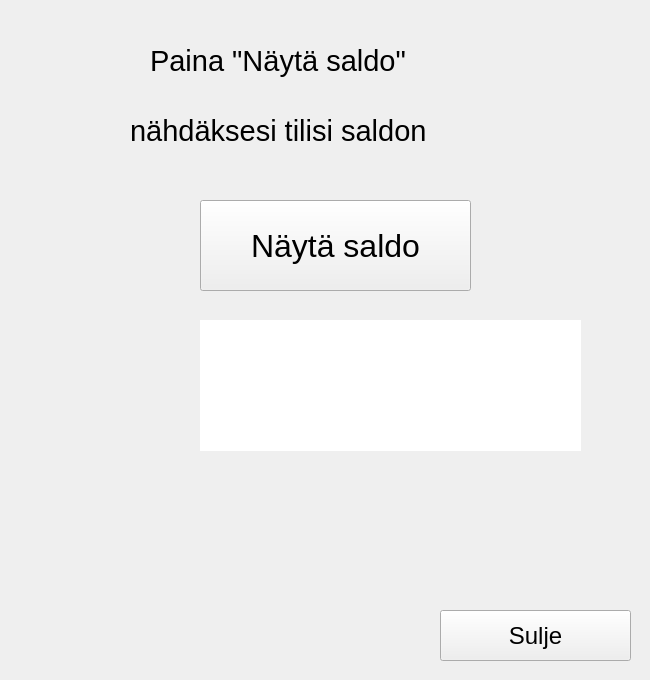
<?xml version="1.0" encoding="UTF-8"?>
<ui version="4.0">
 <class>SaldoForm</class>
 <widget class="QWidget" name="SaldoForm">
  <property name="geometry">
   <rect>
    <x>0</x>
    <y>0</y>
    <width>650</width>
    <height>680</height>
   </rect>
  </property>
  <property name="font">
   <font>
    <pointsize>22</pointsize>
   </font>
  </property>
  <property name="windowTitle">
   <string>Form</string>
  </property>
  <widget class="QLabel" name="labelSaldo">
   <property name="geometry">
    <rect>
     <x>200</x>
     <y>320</y>
     <width>381</width>
     <height>131</height>
    </rect>
   </property>
   <property name="palette">
    <palette>
     <active>
      <colorrole role="Base">
       <brush brushstyle="SolidPattern">
        <color alpha="255">
         <red>255</red>
         <green>255</green>
         <blue>255</blue>
        </color>
       </brush>
      </colorrole>
      <colorrole role="Window">
       <brush brushstyle="SolidPattern">
        <color alpha="255">
         <red>255</red>
         <green>255</green>
         <blue>255</blue>
        </color>
       </brush>
      </colorrole>
     </active>
     <inactive>
      <colorrole role="Base">
       <brush brushstyle="SolidPattern">
        <color alpha="255">
         <red>255</red>
         <green>255</green>
         <blue>255</blue>
        </color>
       </brush>
      </colorrole>
      <colorrole role="Window">
       <brush brushstyle="SolidPattern">
        <color alpha="255">
         <red>255</red>
         <green>255</green>
         <blue>255</blue>
        </color>
       </brush>
      </colorrole>
     </inactive>
     <disabled>
      <colorrole role="Base">
       <brush brushstyle="SolidPattern">
        <color alpha="255">
         <red>255</red>
         <green>255</green>
         <blue>255</blue>
        </color>
       </brush>
      </colorrole>
      <colorrole role="Window">
       <brush brushstyle="SolidPattern">
        <color alpha="255">
         <red>255</red>
         <green>255</green>
         <blue>255</blue>
        </color>
       </brush>
      </colorrole>
     </disabled>
    </palette>
   </property>
   <property name="font">
    <font>
     <pointsize>26</pointsize>
    </font>
   </property>
   <property name="autoFillBackground">
    <bool>true</bool>
   </property>
   <property name="text">
    <string/>
   </property>
  </widget>
  <widget class="QPushButton" name="btnSaldo">
   <property name="geometry">
    <rect>
     <x>200</x>
     <y>200</y>
     <width>271</width>
     <height>91</height>
    </rect>
   </property>
   <property name="font">
    <font>
     <pointsize>24</pointsize>
    </font>
   </property>
   <property name="text">
    <string>Näytä saldo</string>
   </property>
  </widget>
  <widget class="QPushButton" name="btnSuljeSaldo">
   <property name="geometry">
    <rect>
     <x>440</x>
     <y>610</y>
     <width>191</width>
     <height>51</height>
    </rect>
   </property>
   <property name="font">
    <font>
     <pointsize>18</pointsize>
    </font>
   </property>
   <property name="text">
    <string>Sulje</string>
   </property>
  </widget>
  <widget class="QLabel" name="label">
   <property name="geometry">
    <rect>
     <x>30</x>
     <y>580</y>
     <width>101</width>
     <height>81</height>
    </rect>
   </property>
   <property name="text">
    <string/>
   </property>
   <property name="pixmap">
    <pixmap>../../../../../Users/Anni/Desktop/Bankko22.jpg</pixmap>
   </property>
  </widget>
  <widget class="QLabel" name="labelPainaSaldo">
   <property name="geometry">
    <rect>
     <x>150</x>
     <y>20</y>
     <width>431</width>
     <height>81</height>
    </rect>
   </property>
   <property name="text">
    <string>Paina &quot;Näytä saldo&quot;</string>
   </property>
  </widget>
  <widget class="QLabel" name="labelPainaSaldo2">
   <property name="geometry">
    <rect>
     <x>130</x>
     <y>100</y>
     <width>501</width>
     <height>61</height>
    </rect>
   </property>
   <property name="text">
    <string>nähdäksesi tilisi saldon</string>
   </property>
  </widget>
 </widget>
 <resources/>
 <connections/>
</ui>
